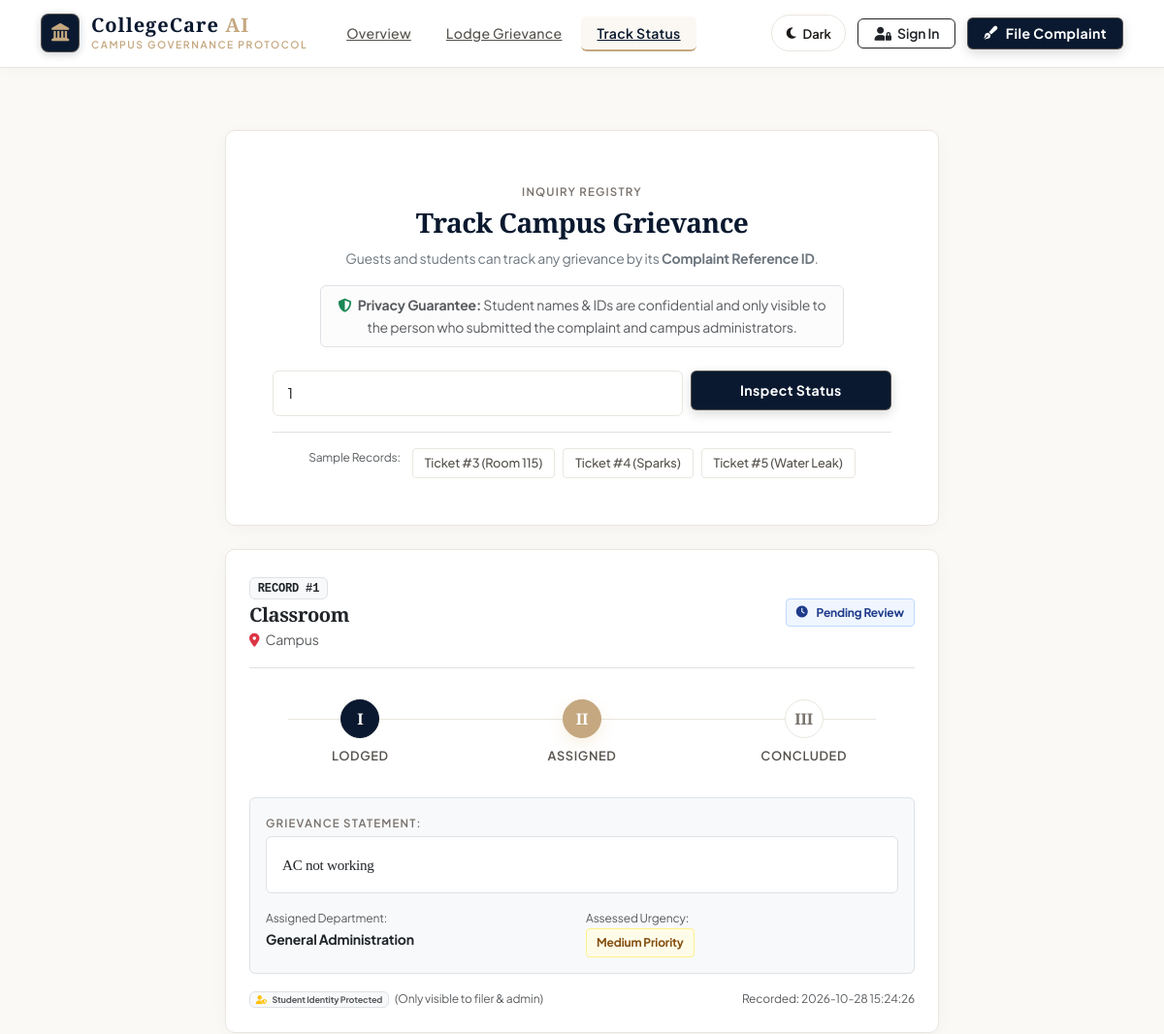
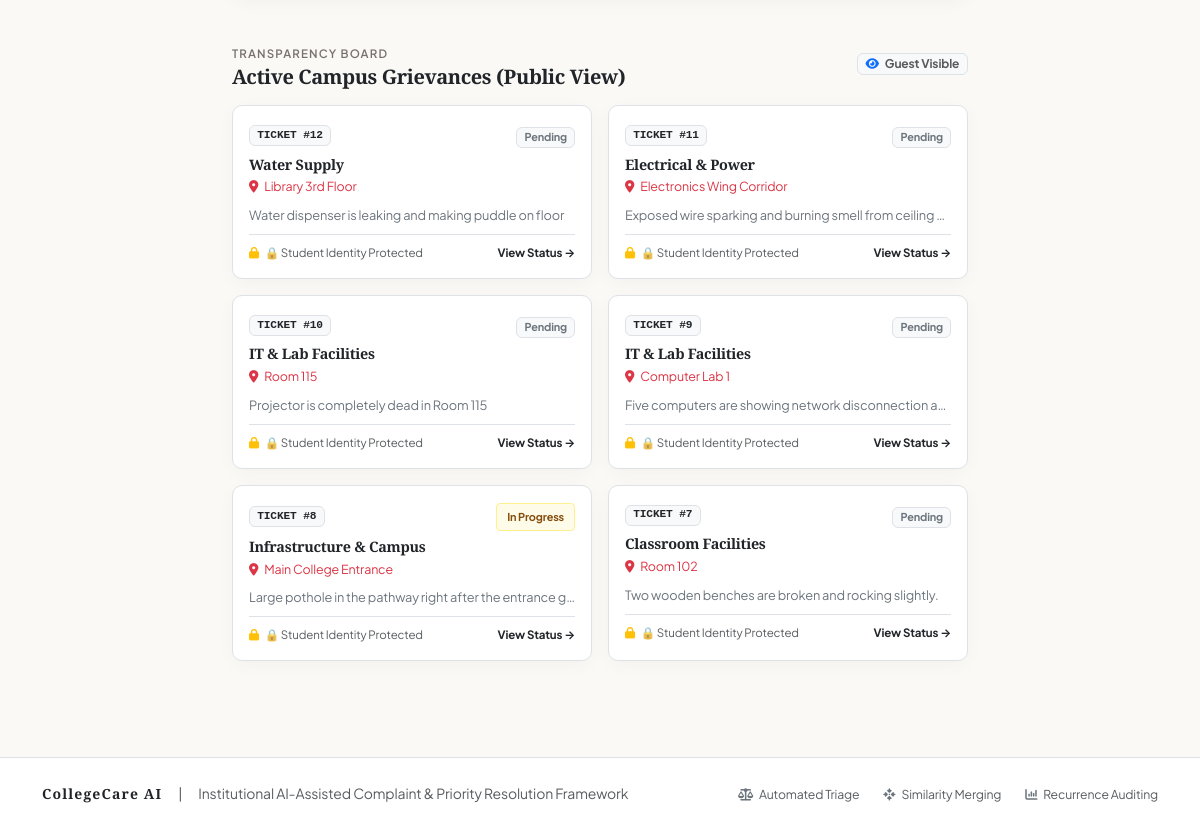
Screenshot of /track?id=1 with the database file from the repository (2 pictures, top to bottom).
### tables this page shows
CREATE TABLE complaints (
                id INTEGER PRIMARY KEY AUTOINCREMENT,
                name TEXT NOT NULL,
                category TEXT NOT NULL,
                description TEXT NOT NULL,
                status TEXT DEFAULT 'Pending'
            , priority TEXT NOT NULL DEFAULT 'Medium', location TEXT NOT NULL DEFAULT 'Campus', image_path TEXT, department TEXT, is_recurring INTEGER DEFAULT 0, parent_id INTEGER, related_count INTEGER DEFAULT 1, priority_reason TEXT, admin_remarks TEXT, created_at TEXT, user_id INTEGER);

### app.py (the view)
@app.route("/track")
def track():
    search_query = request.args.get("id", "").strip()
    complaints = []
    searched = bool(search_query)
    with get_db_connection() as conn:
        if searched:
            if search_query.isdigit():
                rows = conn.execute(
                    "SELECT * FROM complaints WHERE id = ?",
                    (int(search_query),)
                ).fetchall()
            elif session.get("role") == "admin" or session.get("user_id"):
                rows = conn.execute(
                    "SELECT * FROM complaints WHERE LOWER(name) LIKE ? ORDER BY id DESC",
                    (f"%{search_query.lower()}%",)
                ).fetchall()
            else:
                flash("Guests can view and track tickets by Complaint ID number. Please enter a valid ID.", "info")
                rows = []
            complaints = [mask_complaint_for_viewer(r) for r in rows]
        recent_rows = conn.execute(
            "SELECT * FROM complaints ORDER BY id DESC LIMIT 6"
        ).fetchall()
        recent_complaints = [mask_complaint_for_viewer(r) for r in recent_rows]
    return render_template(
        "track.html",
        complaints=complaints,
        recent_complaints=recent_complaints,
        search_query=search_query,
        searched=searched
    )

### app.py (called while the page is built)
def get_db_connection():
    conn = sqlite3.connect(DB_PATH)
    conn.row_factory = sqlite3.Row
    return conn

def mask_complaint_for_viewer(c: dict) -> dict:
    row = dict(c)
    current_uid = session.get("user_id")
    is_admin = session.get("role") == "admin"
    current_name = (session.get("full_name") or "").strip().lower()
    complaint_name = (row.get("name") or "").strip().lower()
    is_owner = False
    if current_uid and row.get("user_id") and row.get("user_id") == current_uid:
        is_owner = True
    elif current_name and complaint_name and current_name == complaint_name:
        is_owner = True
    if is_admin or is_owner:
        row["is_identity_visible"] = True
    else:
        row["is_identity_visible"] = False
        row["real_name"] = row.get("name")
        row["name"] = "🔒 Student Identity Protected"
    return row

### templates/track.html (shortened to what this page needs)
{% extends 'base.html' %}
{% block content %}
<div class="container py-5">
    <div class="row justify-content-center">
        <div class="col-lg-8">
            <div class="card-classy p-4 p-md-5 mb-4 text-center bg-white">
                <span class="stat-caption">Inquiry Registry</span>
                <h3 class="fw-bold mt-1 mb-2">Track Campus Grievance</h3>
                <p class="text-secondary small mb-3">
                    Guests and students can track any grievance by its <strong>Complaint Reference ID</strong>.
                </p>
                <div class="alert alert-light border small text-muted py-2 px-3 mx-auto mb-4" style="max-width: 540px;">
                    <i class="fa-solid fa-shield-halved text-success me-1"></i>
                    <strong>Privacy Guarantee:</strong> Student names & IDs are confidential and only visible to the person who submitted the complaint and campus administrators.
                </div>
                <form method="GET" action="/track" class="row g-2 justify-content-center">
                    <div class="col-md-8">
                        <input type="text" name="id" class="form-control"
                               placeholder="Enter Ticket ID (e.g. 1, 2, 3...) or Student Name"
                               value="{{ search_query or '' }}" required>
                    </div>
                    <div class="col-md-4">
                        <button type="submit" class="btn-classy-primary w-100 py-2">
                            <span>Inspect Status</span>
                        </button>
                    </div>
                </form>
                <div class="d-flex justify-content-center flex-wrap gap-2 mt-3 pt-3 border-top">
                    <span class="small text-muted me-1" style="font-size: 0.75rem;">Sample Records:</span>
                    <a href="/track?id=3" class="pill-chip text-decoration-none">Ticket #3 (Room 115)</a>
                    <a href="/track?id=4" class="pill-chip text-decoration-none">Ticket #4 (Sparks)</a>
                    <a href="/track?id=5" class="pill-chip text-decoration-none">Ticket #5 (Water Leak)</a>
                </div>
            </div>
            {% if searched %}
                {% if complaints %}
                    {% for c in complaints %}
                    <div class="card-classy p-4 mb-4 bg-white">
                        <div class="d-flex flex-wrap justify-content-between align-items-center border-bottom pb-3 mb-3 gap-2">
                            <div>
                                <span class="badge bg-light text-dark border font-monospace mb-1">RECORD #{{ c['id'] }}</span>
                                <h5 class="fw-bold font-serif text-dark mb-0">{{ c['category'] }}</h5>
                                <span class="text-muted small">
                                    <i class="fa-solid fa-location-dot text-danger me-1"></i> {{ c['location'] }}
                                </span>
                            </div>
                            <div class="text-end">
                                {% if c['status'] == 'Resolved' %}
                                <span class="badge-classy-resolved">
                                    <i class="fa-solid fa-check-double me-1"></i> Resolved
                                </span>
                                {% elif c['status'] == 'In Progress' %}
                                <span class="badge-classy-medium">
                                    <i class="fa-solid fa-screwdriver-wrench me-1"></i> In Progress
                                </span>
                                {% else %}
                                <span class="badge-classy-low">
                                    <i class="fa-solid fa-clock me-1"></i> Pending Review
                                </span>
                                {% endif %}
                            </div>
                        </div>
                        <div class="timeline-stepper">
                            <div class="step-node completed">
                                <div class="step-node-circle">I</div>
                                <div class="step-node-label">Lodged</div>
                            </div>
                            <div class="step-node {% if c['status'] in ['In Progress', 'Resolved'] %}completed{% elif c['status'] == 'Pending' %}active{% endif %}">
                                <div class="step-node-circle">II</div>
                                <div class="step-node-label">Assigned</div>
                            </div>
                            <div class="step-node {% if c['status'] == 'Resolved' %}completed{% endif %}">
                                <div class="step-node-circle">III</div>
                                <div class="step-node-label">Concluded</div>
                            </div>
                        </div>
                        <div class="bg-light p-3 rounded mb-3 small border">
                            <span class="stat-caption d-block mb-1">Grievance Statement:</span>
                            <div class="bg-white p-3 rounded border text-dark font-serif" style="font-size: 0.95rem;">
                                {{ c['description'] }}
                            </div>
                            <div class="row g-2 pt-3">
                                <div class="col-sm-6">
                                    <span class="text-muted d-block" style="font-size: 0.75rem;">Assigned Department:</span>
                                    <strong class="text-dark">{{ c['department'] or 'General Administration' }}</strong>
                                </div>
                                <div class="col-sm-6">
                                    <span class="text-muted d-block" style="font-size: 0.75rem;">Assessed Urgency:</span>
                                    <div>
                                        {% if c['priority'] == 'High' %}
                                        <span class="badge-classy-urgent">High Priority</span>
                                        {% elif c['priority'] == 'Medium' %}
                                        <span class="badge-classy-medium">Medium Priority</span>
                                        {% else %}
                                        <span class="badge-classy-low">Low Priority</span>
                                        {% endif %}
                                    </div>
                                </div>
                            </div>
                        </div>
                        <div class="d-flex justify-content-between align-items-center text-muted small" style="font-size: 0.75rem;">
                            <div>
                                {% if c['is_identity_visible'] %}
                                <i class="fa-solid fa-user-check text-success me-1"></i> Logged by: <strong class="text-dark">{{ c['name'] }}</strong>
                                {% else %}
                                <span class="badge bg-light text-muted border">
                                    <i class="fa-solid fa-user-shield text-warning me-1"></i> Student Identity Protected
                                </span>
                                <span class="text-muted ms-1 d-none d-sm-inline">(Only visible to filer & admin)</span>
                                {% endif %}
                            </div>
                            <span>Recorded: {{ c['created_at'] }}</span>
                        </div>
                    </div>
                    {% endfor %}
                {% endif %}
            {% endif %}
            <div class="mt-4 pt-3">
                <div class="d-flex justify-content-between align-items-center mb-3">
                    <div>
                        <span class="stat-caption">Transparency Board</span>
                        <h5 class="fw-bold font-serif text-dark mb-0">Active Campus Grievances (Public View)</h5>
                    </div>
                    <span class="badge bg-light text-muted border small">
                        <i class="fa-solid fa-eye me-1 text-primary"></i> Guest Visible
                    </span>
                </div>
                <div class="row g-3">
                    {% for r in recent_complaints %}
                    <div class="col-md-6">
                        <div class="card-classy p-3 bg-white h-100 border">
                            <div class="d-flex justify-content-between align-items-center mb-1">
                                <span class="badge bg-light text-dark border font-monospace" style="font-size: 0.7rem;">TICKET #{{ r['id'] }}</span>
                                <div>
                                    {% if r['status'] == 'Resolved' %}
                                    <span class="badge-classy-resolved" style="font-size: 0.68rem;">Resolved</span>
                                    {% elif r['status'] == 'In Progress' %}
                                    <span class="badge-classy-medium" style="font-size: 0.68rem;">In Progress</span>
                                    {% else %}
                                    <span class="badge bg-light text-secondary border" style="font-size: 0.68rem;">Pending</span>
                                    {% endif %}
                                </div>
                            </div>
                            <strong class="text-dark font-serif d-block" style="font-size: 0.9rem;">{{ r['category'] }}</strong>
                            <div class="text-danger small mb-2" style="font-size: 0.78rem;">
                                <i class="fa-solid fa-location-dot me-1"></i> {{ r['location'] }}
                            </div>
                            <p class="small text-secondary text-truncate mb-2" title="{{ r['description'] }}" style="font-size: 0.8rem;">
                                {{ r['description'] }}
                            </p>
                            <div class="d-flex justify-content-between align-items-center pt-2 border-top mt-auto" style="font-size: 0.72rem;">
                                <span class="text-muted"><i class="fa-solid fa-lock text-warning me-1"></i> {{ r['name'] }}</span>
                                <a href="/track?id={{ r['id'] }}" class="text-dark fw-bold text-decoration-none">View Status &rarr;</a>
                            </div>
                        </div>
                    </div>
                    {% endfor %}
                </div>
            </div>
        </div>
    </div>
</div>
{% endblock %}

### rows the page displays
complaints: id "1", category "Classroom", location "Campus", status "Pending" (drawn), description "AC not working", c "General Administration", priority "Medium Priority", created_at "2026-10-28 15:24:26"
complaints: id "12", status "Pending", category "Water Supply", location "Library 3rd Floor", description "Water dispenser is leaking and making puddle on floor", name "🔒 Student Identity Protected"
complaints: id "11", status "Pending", category "Electrical & Power", location "Electronics Wing Corridor", description "Exposed wire sparking and burning smell from ceiling…", name "🔒 Student Identity Protected"
complaints: id "10", status "Pending", category "IT & Lab Facilities", location "Room 115", description "Projector is completely dead in Room 115", name "🔒 Student Identity Protected"
complaints: id "9", status "Pending", category "IT & Lab Facilities", location "Computer Lab 1", description "Five computers are showing network disconnection a…", name "🔒 Student Identity Protected"
complaints: id "8", status "In Progress", category "Infrastructure & Campus", location "Main College Entrance", description "Large pothole in the pathway right after the entrance g…", name "🔒 Student Identity Protected"
complaints: id "7", status "Pending", category "Classroom Facilities", location "Room 102", description "Two wooden benches are broken and rocking slightly.", name "🔒 Student Identity Protected"
